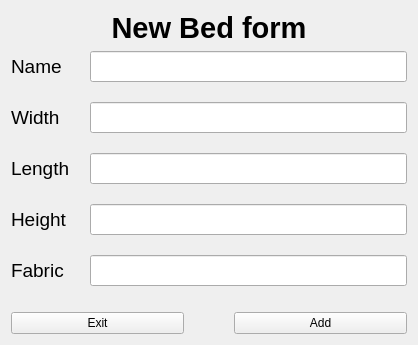
<?xml version="1.0" encoding="UTF-8"?>
<ui version="4.0">
 <class>NewBedWidget</class>
 <widget class="QWidget" name="NewBedWidget">
  <property name="geometry">
   <rect>
    <x>0</x>
    <y>0</y>
    <width>418</width>
    <height>323</height>
   </rect>
  </property>
  <property name="windowTitle">
   <string>New Bed form</string>
  </property>
  <layout class="QVBoxLayout" name="verticalLayout">
   <item>
    <widget class="QLabel" name="titleLabel">
     <property name="font">
      <font>
       <pointsize>22</pointsize>
       <weight>75</weight>
       <bold>true</bold>
      </font>
     </property>
     <property name="lineWidth">
      <number>1</number>
     </property>
     <property name="text">
      <string>New Bed form</string>
     </property>
     <property name="alignment">
      <set>Qt::AlignCenter</set>
     </property>
    </widget>
   </item>
   <item>
    <layout class="QFormLayout" name="formLayout">
     <property name="sizeConstraint">
      <enum>QLayout::SetMaximumSize</enum>
     </property>
     <property name="horizontalSpacing">
      <number>20</number>
     </property>
     <property name="verticalSpacing">
      <number>20</number>
     </property>
     <item row="0" column="0">
      <widget class="QLabel" name="nameLabel">
       <property name="font">
        <font>
         <pointsize>14</pointsize>
        </font>
       </property>
       <property name="text">
        <string>Name</string>
       </property>
      </widget>
     </item>
     <item row="0" column="1">
      <widget class="QLineEdit" name="nameEdit">
       <property name="font">
        <font>
         <pointsize>14</pointsize>
        </font>
       </property>
      </widget>
     </item>
     <item row="1" column="0">
      <widget class="QLabel" name="widthLabel">
       <property name="font">
        <font>
         <pointsize>14</pointsize>
        </font>
       </property>
       <property name="text">
        <string>Width</string>
       </property>
      </widget>
     </item>
     <item row="1" column="1">
      <widget class="QLineEdit" name="widthEdit">
       <property name="font">
        <font>
         <pointsize>14</pointsize>
        </font>
       </property>
      </widget>
     </item>
     <item row="2" column="0">
      <widget class="QLabel" name="lengthLabel">
       <property name="font">
        <font>
         <pointsize>14</pointsize>
        </font>
       </property>
       <property name="text">
        <string>Length</string>
       </property>
      </widget>
     </item>
     <item row="2" column="1">
      <widget class="QLineEdit" name="lengthEdit">
       <property name="font">
        <font>
         <pointsize>14</pointsize>
        </font>
       </property>
      </widget>
     </item>
     <item row="3" column="0">
      <widget class="QLabel" name="heightLabel">
       <property name="font">
        <font>
         <pointsize>14</pointsize>
        </font>
       </property>
       <property name="text">
        <string>Height</string>
       </property>
      </widget>
     </item>
     <item row="3" column="1">
      <widget class="QLineEdit" name="heightEdit">
       <property name="font">
        <font>
         <pointsize>14</pointsize>
        </font>
       </property>
      </widget>
     </item>
     <item row="4" column="0">
      <widget class="QLabel" name="fabricLabel">
       <property name="font">
        <font>
         <pointsize>14</pointsize>
        </font>
       </property>
       <property name="text">
        <string>Fabric</string>
       </property>
      </widget>
     </item>
     <item row="4" column="1">
      <widget class="QLineEdit" name="fabricEdit">
       <property name="font">
        <font>
         <pointsize>14</pointsize>
        </font>
       </property>
      </widget>
     </item>
    </layout>
   </item>
   <item>
    <widget class="QLabel" name="confirmationLabel">
     <property name="text">
      <string/>
     </property>
    </widget>
   </item>
   <item>
    <layout class="QHBoxLayout" name="buttonsLayout">
     <property name="spacing">
      <number>50</number>
     </property>
     <property name="topMargin">
      <number>0</number>
     </property>
     <item>
      <widget class="QPushButton" name="exitButton">
       <property name="text">
        <string>Exit</string>
       </property>
      </widget>
     </item>
     <item>
      <widget class="QPushButton" name="addButton">
       <property name="text">
        <string>Add</string>
       </property>
      </widget>
     </item>
    </layout>
   </item>
  </layout>
 </widget>
 <resources/>
 <connections/>
</ui>
